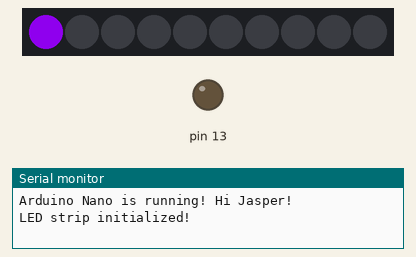
Simulated run of this sketch. Board: Arduino Nano, built with avr-gcc and run on an emulated ATmega328P. Parts: 10 RGB LEDs in strip order, left to right, output pins drawn as LEDs (lit = HIGH), the last lines printed to the serial monitor. Dim RGB values are drawn brighter than linear.

Above: at 0.6 s.
At 1.58 s:
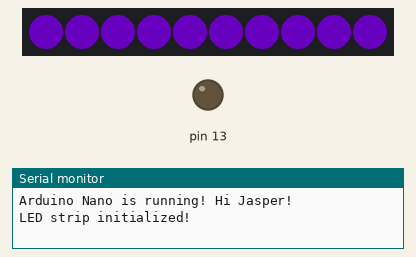
At 13.21 s:
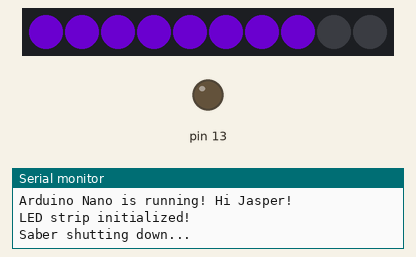

The sketch:

sketch_jan31a.ino
```cpp
#include <Adafruit_NeoPixel.h>

// WS2812B LED strip configuration
#define LED_PIN 6           // Data pin connected to pin 6
#define LED_COUNT 10        // Number of LEDs (testing with 10)
Adafruit_NeoPixel strip(LED_COUNT, LED_PIN, NEO_GRB + NEO_KHZ800);

// State tracking
unsigned long startupTime = 0;
boolean isRunning = true;

void setup() {
  // Initialize built-in LED pin
  pinMode(13, OUTPUT);

  // Initialize serial communication
  Serial.begin(9600);
  Serial.println("Arduino Nano is running! Hi Jasper!");

  // Initialize WS2812B strip
  strip.begin();
  strip.show();  // Initialize all pixels to off
  Serial.println("LED strip initialized!");

  delay(500);
  saberStartup();  // Mace Windu's deep purple startup!
}

void loop() {
  if (isRunning) {
    // Mace Windu's breathing blade - deep purple glow
    breathingSaber();

    // Check if 10 seconds have passed since startup
    if (millis() - startupTime >= 10000) {
      saberShutdown();
      isRunning = false;  // Shutdown complete
    }
  }
}

void starWarsTheme() {
  // Opening dramatic flash - yellow
  for(int flash = 0; flash < 3; flash++) {
    fillAllLEDs(strip.Color(255, 255, 0), 150);  // Yellow flash
    strip.clear();
    strip.show();
    delay(150);
  }

  // Descending opening notes - blue cascade from right to left
  for(int i = 9; i >= 0; i--) {
    strip.clear();
    strip.setPixelColor(i, strip.Color(0, 100, 255)); // Blue
    strip.show();
    delay(120);
  }

  // Rising pattern - red wave going left to right
  for(int i = 0; i < 10; i++) {
    strip.clear();
    strip.setPixelColor(i, strip.Color(255, 0, 0)); // Red
    strip.show();
    delay(100);
  }

  // Double pulse - dramatic moment
  for(int pulse = 0; pulse < 2; pulse++) {
    fillAllLEDs(strip.Color(255, 100, 0), 200);  // Orange
    strip.clear();
    strip.show();
    delay(200);
  }

  // Sweeping back and forth - cyan
  for(int sweep = 0; sweep < 2; sweep++) {
    for(int i = 0; i < 10; i++) {
      strip.clear();
      if(i > 0) strip.setPixelColor(i - 1, strip.Color(0, 255, 100)); // Dimmer
      strip.setPixelColor(i, strip.Color(0, 255, 255)); // Cyan bright
      strip.show();
      delay(60);
    }
    for(int i = 9; i >= 0; i--) {
      strip.clear();
      if(i < 9) strip.setPixelColor(i + 1, strip.Color(0, 255, 100)); // Dimmer
      strip.setPixelColor(i, strip.Color(0, 255, 255)); // Cyan bright
      strip.show();
      delay(60);
    }
  }

  // Grand finale - all colors lighting up simultaneously
  strip.setPixelColor(0, strip.Color(255, 0, 0));      // Red
  strip.setPixelColor(1, strip.Color(0, 255, 0));      // Green
  strip.setPixelColor(2, strip.Color(0, 0, 255));      // Blue
  strip.setPixelColor(3, strip.Color(255, 255, 0));    // Yellow
  strip.setPixelColor(4, strip.Color(255, 0, 255));    // Magenta
  strip.setPixelColor(5, strip.Color(0, 255, 255));    // Cyan
  strip.setPixelColor(6, strip.Color(255, 100, 0));    // Orange
  strip.setPixelColor(7, strip.Color(255, 0, 100));    // Pink
  strip.setPixelColor(8, strip.Color(100, 255, 0));    // Lime
  strip.setPixelColor(9, strip.Color(255, 255, 255));  // White
  strip.show();
  delay(400);

  // Rainbow pulse finish
  for(int pulse = 0; pulse < 2; pulse++) {
    strip.clear();
    strip.show();
    delay(150);
    fillAllLEDs(strip.Color(255, 255, 255), 150); // White pulse
  }
}

// Fill all LEDs with a color and hold for specified time
void fillAllLEDs(uint32_t color, int holdTime) {
  for(int i = 0; i < strip.numPixels(); i++) {
    strip.setPixelColor(i, color);
  }
  strip.show();
  delay(holdTime);
}

// Blink all LEDs a specified number of times
void blinkLEDs(uint32_t color, int blinks, int delayTime) {
  for(int b = 0; b < blinks; b++) {
    // Turn on
    for(int i = 0; i < strip.numPixels(); i++) {
      strip.setPixelColor(i, color);
    }
    strip.show();
    delay(delayTime / 2);

    // Turn off
    strip.clear();
    strip.show();
    delay(delayTime / 2);
  }
}

// Mace Windu's deep purple saber startup - clean and fast!
void saberStartup() {
  // Phase 1: Fast laser ignition - lights bloom quickly from bottom to top (no flicker)
  for (int i = 0; i < LED_COUNT; i++) {
    strip.setPixelColor(i, strip.Color(120, 0, 200));  // Deep purple
    strip.show();
    delay(25);  // Clean and fast
  }

  // Phase 2: Power surge - nice pulse as blade reaches full strength
  for (int pulse = 0; pulse < 2; pulse++) {
    for (int brightness = 150; brightness <= 255; brightness += 15) {
      strip.setBrightness(brightness);
      strip.show();
      delay(15);
    }
    for (int brightness = 255; brightness >= 150; brightness -= 15) {
      strip.setBrightness(brightness);
      strip.show();
      delay(15);
    }
  }

  // Reset to normal brightness for breathing
  strip.setBrightness(255);

  // Record startup time for 10-second timer
  startupTime = millis();
}

// Mace Windu's saber shutdown - reverse of startup!
void saberShutdown() {
  Serial.println("Saber shutting down...");

  // Phase 1: Power down pulse - reverse of the power surge
  for (int pulse = 0; pulse < 2; pulse++) {
    for (int brightness = 150; brightness <= 255; brightness += 15) {
      strip.setBrightness(brightness);
      strip.show();
      delay(15);
    }
    for (int brightness = 255; brightness >= 150; brightness -= 15) {
      strip.setBrightness(brightness);
      strip.show();
      delay(15);
    }
  }

  // Phase 2: Lights shut down from top to bottom (reverse order)
  for (int i = LED_COUNT - 1; i >= 0; i--) {
    strip.setPixelColor(i, strip.Color(0, 0, 0));
    strip.show();
    delay(25);  // Same speed as startup
  }

  // All lights off
  strip.clear();
  strip.show();

  Serial.println("Saber offline.");
}

// Breathing effect - fades in and out like the Force flowing
void breathingSaber() {
  // Fade in - breathing inward
  for (int brightness = 50; brightness <= 255; brightness += 5) {
    strip.setBrightness(brightness);
    strip.show();
    delay(15);  // Faster!
  }

  // Hold at full brightness briefly
  delay(200);

  // Fade out - breathing outward
  for (int brightness = 255; brightness >= 50; brightness -= 5) {
    strip.setBrightness(brightness);
    strip.show();
    delay(15);  // Faster!
  }

  // Brief pause before next breath
  delay(100);  // Faster!
}
```
